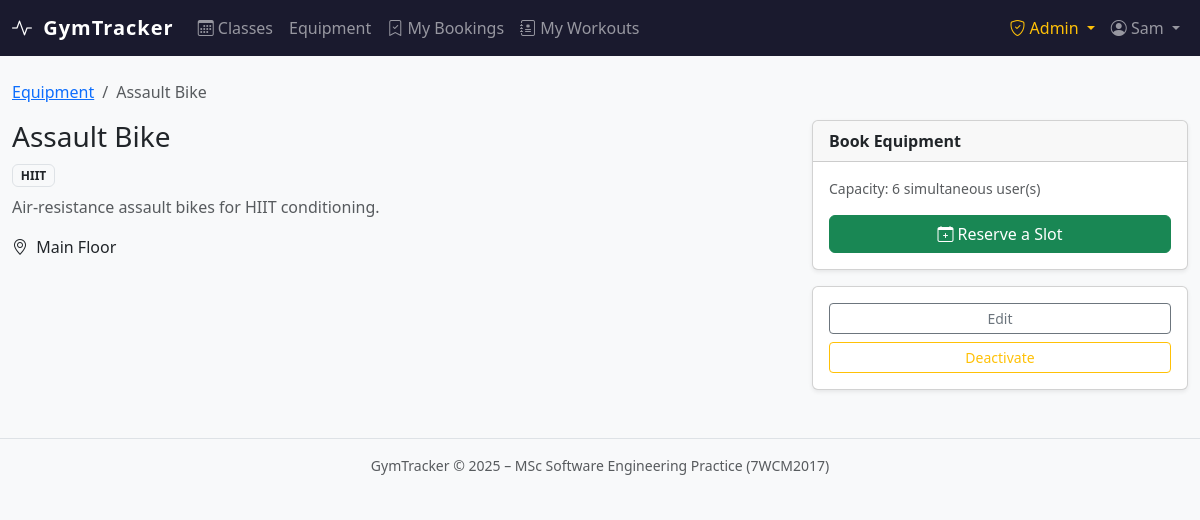
The app's page /dashboard/equipment/59/ (signed in) with its own data.
### accounts/models.py (models this page shows, shortened)
class User(AbstractBaseUser, PermissionsMixin):
    class Role(models.TextChoices):
        MEMBER = 'MEMBER', 'Member'
        ADMIN = 'ADMIN', 'Admin'
    email = models.EmailField(unique=True)
    first_name = models.CharField(max_length=150, blank=True)
    last_name = models.CharField(max_length=150, blank=True)
    role = models.CharField(max_length=10, choices=Role.choices, default=Role.MEMBER)
    is_active = models.BooleanField(default=True)
    is_staff = models.BooleanField(default=False)
    date_joined = models.DateTimeField(default=timezone.now)
    USERNAME_FIELD = 'email'
    REQUIRED_FIELDS = []
    objects = UserManager()
    class Meta:
        verbose_name = 'user'
        verbose_name_plural = 'users'
    @property
    def is_admin_role(self):
        return self.role == self.Role.ADMIN or self.is_staff or self.is_superuser

### gym/models.py (models this page shows, shortened)
class GymEquipment(models.Model):
    name = models.CharField(max_length=200)
    description = models.TextField(blank=True)
    category = models.ForeignKey(
        WorkoutCategory, on_delete=models.SET_NULL,
        null=True, blank=True, related_name='equipment',
    )
    location = models.CharField(max_length=200, blank=True, help_text="e.g. 'Ground floor, Zone A'")
    capacity = models.PositiveIntegerField(default=1)
    is_active = models.BooleanField(default=True)
    image = models.ImageField(upload_to='equipment/', null=True, blank=True)
    booking_count = models.PositiveIntegerField(default=0, editable=False)
    view_count = models.PositiveIntegerField(default=0, editable=False)
    is_featured = models.BooleanField(default=False)
    impression_count = models.PositiveIntegerField(default=0, editable=False)
    click_count = models.PositiveIntegerField(default=0, editable=False)
    created_at = models.DateTimeField(auto_now_add=True)
    updated_at = models.DateTimeField(auto_now=True)
    class Meta:
        ordering = ['-is_featured', 'name']
        verbose_name = 'Gym Equipment'
        verbose_name_plural = 'Gym Equipment'

class WorkoutCategory(models.Model):
    name = models.CharField(max_length=100, unique=True)
    description = models.TextField(blank=True)
    icon = models.CharField(max_length=50, blank=True, help_text="Bootstrap icon class, e.g. bi-bicycle")
    is_active = models.BooleanField(default=True)
    created_at = models.DateTimeField(auto_now_add=True)
    class Meta:
        ordering = ['name']
        verbose_name = 'Workout Category'
        verbose_name_plural = 'Workout Categories'

### gym/views.py (the view)
# urls.py: path('equipment/<int:pk>/', views.equipment_detail, name='equipment_detail'),
@login_required
def equipment_detail(request, pk):
    equipment = get_object_or_404(GymEquipment, pk=pk, is_active=True)
    GymEquipment.objects.filter(pk=pk).update(view_count=equipment.view_count + 1)
    from reviews.models import Review
    from django.contrib.contenttypes.models import ContentType
    from bookings.models import Booking
    ct = ContentType.objects.get_for_model(GymEquipment)
    approved_reviews = (
        Review.objects
        .filter(content_type=ct, object_id=pk, status=Review.Status.APPROVED)
        .select_related('user').order_by('-created_at')
    )
    aggregate = Review.get_aggregate(ct, pk)
    user_review = (
        Review.objects.filter(content_type=ct, object_id=pk, user=request.user).first()
        if request.user.is_authenticated else None
    )
    can_review = (
        request.user.is_authenticated
        and not user_review
        and Booking.objects.filter(
            user=request.user, equipment=equipment,
            status=Booking.Status.ATTENDED,
        ).exists()
    )
    return render(request, 'gym/equipment_detail.html', {
        'equipment': equipment,
        'approved_reviews': approved_reviews,
        'aggregate': aggregate,
        'user_review': user_review,
        'can_review': can_review,
        'content_type_id': ct.pk,
    })

### reviews/models.py (called while the page is built)
    @classmethod
    def get_aggregate(cls, content_type, object_id) -> dict:
        qs = cls.objects.filter(
            content_type=content_type,
            object_id=object_id,
            status=cls.Status.APPROVED,
        )
        agg = qs.aggregate(avg_rating=Avg('rating'), total_count=Count('pk'))
        star_breakdown = {}
        for star in range(1, 6):
            star_breakdown[star] = qs.filter(rating=star).count()
        return {
            'avg_rating':    round(agg['avg_rating'], 1) if agg['avg_rating'] else None,
            'total_count':   agg['total_count'],
            'star_breakdown': star_breakdown,
        }

### gym/templates/gym/equipment_detail.html (shortened to what this page needs)
{% extends "base.html" %}
{% block content %}
<nav aria-label="breadcrumb" class="mb-3">
  <ol class="breadcrumb">
    <li class="breadcrumb-item"><a href="{% url 'gym:equipment_list' %}">Equipment</a></li>
    <li class="breadcrumb-item active">{{ equipment.name }}</li>
  </ol>
</nav>
<div class="row">
  <div class="col-md-8">
    <h1 class="h3">{{ equipment.name }}</h1>
    {% if equipment.category %}<span class="badge bg-light text-dark border mb-2">{{ equipment.category.name }}</span>{% endif %}
    <p class="text-muted">{{ equipment.description|default:"No description." }}</p>
    <p><i class="bi bi-geo-alt me-1"></i> {{ equipment.location|default:"Location not specified." }}</p>
  </div>
  <div class="col-md-4">
    <div class="card shadow-sm">
      <div class="card-header"><strong>Book Equipment</strong></div>
      <div class="card-body">
        <p class="small text-muted">Capacity: {{ equipment.capacity }} simultaneous user(s)</p>
        <a href="{% url 'bookings:book_equipment' equipment.pk %}" class="btn btn-success w-100">
          <i class="bi bi-calendar-plus me-1"></i>Reserve a Slot
        </a>
      </div>
    </div>
    {% if user.is_admin_role %}
    <div class="card shadow-sm mt-3">
      <div class="card-body d-grid gap-2">
        <a href="{% url 'gym:admin_equipment_edit' equipment.pk %}" class="btn btn-sm btn-outline-secondary">Edit</a>
        <form method="post" action="{% url 'gym:admin_equipment_toggle' equipment.pk %}">
          <button class="btn btn-sm btn-outline-warning w-100">
            {% if equipment.is_active %}Deactivate{% else %}Activate{% endif %}
          </button>
        </form>
      </div>
    </div>
    {% endif %}
  </div>
</div>
{% endblock %}

### templates/base.html (shortened to what this page needs)
<!DOCTYPE html>
<html lang="en">
<head>
  <link rel="stylesheet" href="https://cdn.jsdelivr.net/npm/bootstrap@5.3.2/dist/css/bootstrap.min.css">
  <link rel="stylesheet" href="https://cdn.jsdelivr.net/npm/bootstrap-icons@1.11.3/font/bootstrap-icons.min.css">
</head>
<body>
<nav class="navbar navbar-expand-lg navbar-dark">
  <div class="container-fluid">
    <a class="navbar-brand text-white" href="{% url 'gym:dashboard' %}">
      <i class="bi bi-activity me-1"></i> GymTracker
    </a>
    <div class="collapse navbar-collapse" id="mainNav">
      <ul class="navbar-nav me-auto">
        {% if user.is_authenticated %}
        <li class="nav-item">
          <a class="nav-link {% block nav_classes_active %}{% endblock %}" href="{% url 'gym:class_list' %}">
            <i class="bi bi-calendar3"></i> Classes
          </a>
        </li>
        <li class="nav-item">
          <a class="nav-link {% block nav_equip_active %}{% endblock %}" href="{% url 'gym:equipment_list' %}">
             Equipment
          </a>
        </li>
        <li class="nav-item">
          <a class="nav-link {% block nav_bookings_active %}{% endblock %}" href="{% url 'bookings:my_bookings' %}">
            <i class="bi bi-bookmark-check"></i> My Bookings
          </a>
        </li>
        <li class="nav-item">
          <a class="nav-link {% block nav_tracker_active %}{% endblock %}" href="{% url 'tracker:session_list' %}">
            <i class="bi bi-journal-medical"></i> My Workouts
          </a>
        </li>
        {% endif %}
      </ul>
      <ul class="navbar-nav ms-auto">
        {% if user.is_authenticated %}
          {% if user.is_admin_role %}
          <li class="nav-item dropdown">
            <a class="nav-link dropdown-toggle text-warning" href="#" data-bs-toggle="dropdown">
              <i class="bi bi-shield-check"></i> Admin
            </a>
          </li>
          {% endif %}
          <li class="nav-item dropdown">
            <a class="nav-link dropdown-toggle" href="#" data-bs-toggle="dropdown">
              <i class="bi bi-person-circle"></i> {{ user.first_name|default:user.email }}
            </a>
          </li>
        {% else %}
          <li class="nav-item"><a class="nav-link" href="{% url 'accounts:login' %}">Log in</a></li>
          <li class="nav-item"><a class="nav-link btn btn-outline-light btn-sm px-3 ms-2" href="{% url 'accounts:register' %}">Register</a></li>
        {% endif %}
      </ul>
    </div>
  </div>
</nav>
<main class="container-fluid py-4">
  {% block content %}{% endblock %}
</main>
<footer class="text-center text-muted py-3 border-top mt-4 small">
  GymTracker &copy; 2025 – MSc Software Engineering Practice (7WCM2017)
</footer>
</body>
</html>

### templates/base.html (style rules this page uses)
:root { --gt-primary: #0d6efd; --gt-dark: #1a1a2e; }
body { background: #f8f9fa; }
.navbar { background: var(--gt-dark) !important; }
.navbar-brand { font-weight: 700; letter-spacing: 0.05em; }

### records on screen
User: first_name "Sam"
GymEquipment: name "Assault Bike", category.name "HIIT", description "Air-resistance assault bikes for HIIT conditioning.", location "Main Floor", capacity "6"
